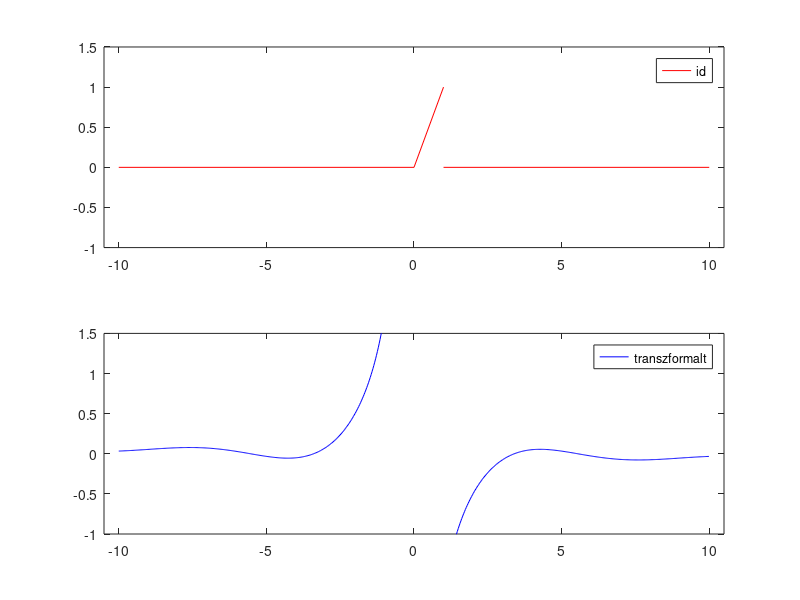

This chart was generated by the following MATLAB code:
clf ;
L=-10; U=10;
xx = L:0.0301:U;


subplot(2,1,1)
plot([L,0],[0,0],'r', [0,1],[0,1],'r',[1,U],[0,0],'r')
axis([L-0.5, U+0.5 -1.0 1.5])
legend('id')


subplot(2,1,2)
F = @( w ) -2*(-cos(w)/w + sin(w)./w.^2);
neg=xx(xx<-0.01);
plot( neg, F( neg ), 'b' ) ;
hold on
poz=xx(xx>0.01);
plot( poz, F( poz ), 'b' ) ;
legend('transzformalt')
axis([L-0.5, U+0.5 -1.0 1.5])


print('id2','-dpdf') ;
